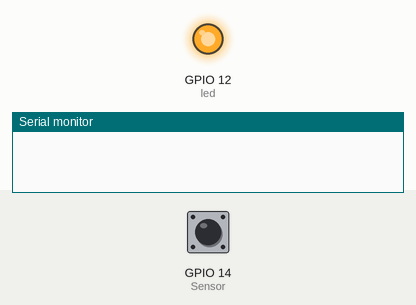
Simulated run of this sketch. Board: ESP8266 (NodeMCU). On the bench: output pins drawn as LEDs (lit = HIGH), the last lines printed to the serial monitor. The inputs (shaded band) are chosen by the test bench; at power-on: GPIO 14 (Sensor) HIGH.

Above: at 1.2 s.
1.3 s: GPIO 14 (Sensor) pulsed LOW 2 times (0.12 s each, 0.3 s apart)
At 2.3 s:
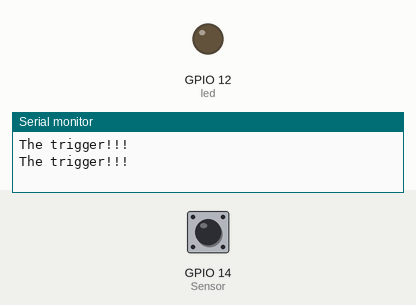
Timing chart, 0 to 13.2 s (numbered marks = the images above; inputs shaded):
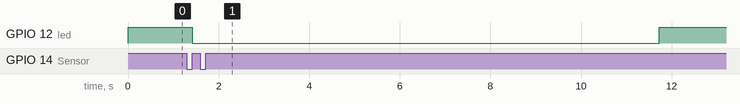

The sketch:

ESP8266Interrupts.ino
```cpp
/*
 *
 * 中断触发模式
LOW               低电平触发
CHANGE            电平变化，高电平变低电平、低电平变高电平
RISING            上升沿触发
FALLING           下降沿触发
 */

#define timeSeconds 10  //触发中断时，停留时间参数


const int led = 12;//D6
// 设置外部中断输入信号的引脚
const int Sensor = 14;//D5

// 时间函数
unsigned long now = millis();
unsigned long lastTrigger = 0;
bool startTimer = false;

// 当触发中断时，运行此函数
ICACHE_RAM_ATTR void Interrupt_function() {
  Serial.println("The trigger!!!");
  digitalWrite(led, LOW);
  startTimer = true;
  lastTrigger = millis();
}

void setup() {
  Serial.begin(115200);

  //  设置外部中断信号输入引脚模式 INPUT_PULLUP
  pinMode(Sensor, INPUT_PULLUP);
  // 设置外部中断引脚,中断触发模式 RISING ，上升沿触发
  attachInterrupt(digitalPinToInterrupt(Sensor), Interrupt_function,RISING);

  // Set LED to LOW
  pinMode(led, OUTPUT);
  digitalWrite(led, HIGH);
}

void loop() {
  now = millis();// 当前时间
  // 当触发中断时，运行任务函数的时间
  if(startTimer && (now - lastTrigger > (timeSeconds*1000))) {
    Serial.println("close...");
    digitalWrite(led, HIGH);
    startTimer = false;
  }
}
```

Measured:
- after the input at 1.3 s, GPIO 12 (led): HIGH → LOW after 0.12 s, → HIGH 10.3 s later
